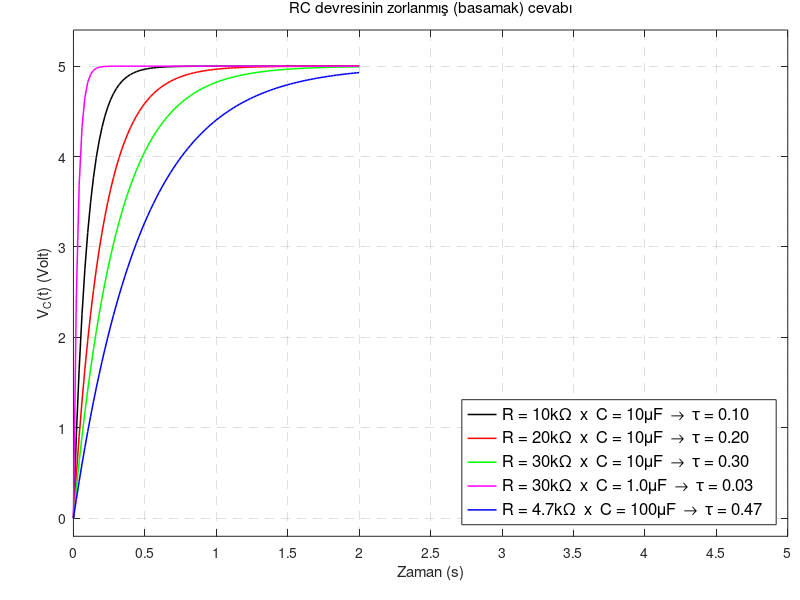
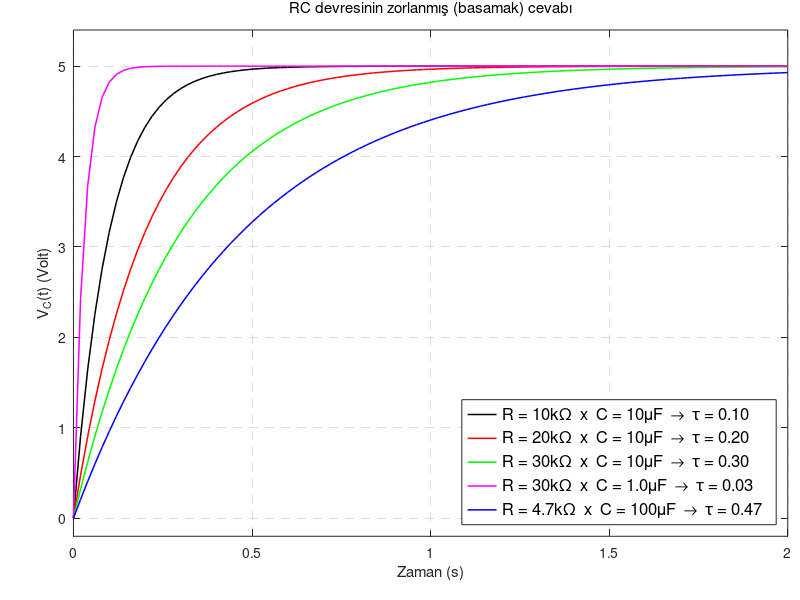

MATLAB code for these plots, in order:
clear all; close all; clc;
T = 2e-2; stopTime = 2; % saniye
R1 = 1e4; % 10k
C1 = 1e-5; % 10uF
R2 = 2e4; C2 = C1;
R3 = 3e4; C3 = C1;
R4 = R3; C4 = 0.1*C1;
R5 = 4700; C5 = 10*C1;
Vc0 = 0;
Vcc = 5;
t = 0:T:stopTime;
Vc1 = Vc0*exp(-(t/(R1*C1))) - Vcc*exp(-(t/(R1*C1))) + Vcc;
Vc2 = Vc0*exp(-(t/(R2*C2))) - Vcc*exp(-(t/(R2*C2))) + Vcc;
Vc3 = Vc0*exp(-(t/(R3*C3))) - Vcc*exp(-(t/(R3*C3))) + Vcc;
Vc4 = Vc0*exp(-(t/(R4*C4))) - Vcc*exp(-(t/(R4*C4))) + Vcc;
Vc5 = Vc0*exp(-(t/(R5*C5))) - Vcc*exp(-(t/(R5*C5))) + Vcc;
fprintf('Zaman sabitleri tau = RC\n');
tau = [R1*C1; R2*C2; R3*C3; R4*C4; R5*C5]
%%
figure(1);
lw = 1.1;
plot(t, Vc1, 'k-', 'linewidth', lw);
hold on;
plot(t, Vc2, 'r-', 'linewidth', lw);
plot(t, Vc3, 'g-', 'linewidth', lw);
plot(t, Vc4, 'm-', 'linewidth', lw);
plot(t, Vc5, 'b-', 'linewidth', lw);
hold off;
set(gca, 'position', [0.0918    0.1062    0.8929    0.8438]);
set(gca,'xtick', [0:0.5:5])
xlabel('Zaman (s)');
ylabel('V_C(t) (Volt)');
title('RC devresinin zorlanmış (basamak) cevabı', 'fontweight', 'normal');
s1 = 1e-3; % scale R values to print them so we have units in kohm
s2 = 1e6; % % scale C values to print them so we have units in uF
leg1 = sprintf('R = %ik\\Omega  x  C = %i\\muF  \\rightarrow  \\tau = %.2f', s1*R1, s2*C1, tau(1));
leg2 = sprintf('R = %ik\\Omega  x  C = %i\\muF  \\rightarrow  \\tau = %.2f', s1*R2, s2*C2, tau(2));
leg3 = sprintf('R = %ik\\Omega  x  C = %i\\muF  \\rightarrow  \\tau = %.2f', s1*R3, s2*C3, tau(3));
leg4 = sprintf('R = %ik\\Omega  x  C = %.1f\\muF  \\rightarrow  \\tau = %.2f', s1*R4, s2*C4, tau(4));
leg5 = sprintf('R = %.1fk\\Omega  x  C = %i\\muF  \\rightarrow  \\tau = %.2f', s1*R5, s2*C5, tau(5));
legend(leg1, leg2, leg3, leg4, leg5, 'location', 'southeast');
set(legend, 'Interpreter', 'tex', 'fontsize', 12);
grid on; set(gca, 'gridlinestyle', '--');
axis([0 5 -0.2 5.4]);
%% generate gif and mp4 video animations
figure(2);
lw = 1.1;
generateGif = false;
generateVideo = false;
if generateVideo
    v = VideoWriter('RC_circuit_step_response.mp4','MPEG-4');
    v.Quality = 100; v.FrameRate = 30;
    open(v);
end
for i=1:length(t)
    cla;
    plot(t(1:i), Vc1(1:i), 'k-', 'linewidth', lw);
    hold on;
    plot(t(1:i), Vc2(1:i), 'r-', 'linewidth', lw);
    plot(t(1:i), Vc3(1:i), 'g-', 'linewidth', lw);
    plot(t(1:i), Vc4(1:i), 'm-', 'linewidth', lw);
    plot(t(1:i), Vc5(1:i), 'b-', 'linewidth', lw);
    hold off;
    set(gca, 'position', [0.0918 0.1062 0.8929 0.8438]);
    xlabel('Zaman (s)');
    ylabel('V_C(t) (Volt)');
    title('RC devresinin zorlanmış (basamak) cevabı', 'fontweight', 'normal');
    s1 = 1e-3; % scale R values to print them so we have units in kohm
    s2 = 1e6; % % scale C values to print them so we have units in uF
    leg1 = sprintf('R = %ik\\Omega  x  C = %i\\muF  \\rightarrow  \\tau = %.2f', s1*R1, s2*C1, tau(1));
    leg2 = sprintf('R = %ik\\Omega  x  C = %i\\muF  \\rightarrow  \\tau = %.2f', s1*R2, s2*C2, tau(2));
    leg3 = sprintf('R = %ik\\Omega  x  C = %i\\muF  \\rightarrow  \\tau = %.2f', s1*R3, s2*C3, tau(3));
    leg4 = sprintf('R = %ik\\Omega  x  C = %.1f\\muF  \\rightarrow  \\tau = %.2f', s1*R4, s2*C4, tau(4));
    leg5 = sprintf('R = %.1fk\\Omega  x  C = %i\\muF  \\rightarrow  \\tau = %.2f', s1*R5, s2*C5, tau(5));
    legend(leg1, leg2, leg3, leg4, leg5, 'location', 'southeast');
    set(legend, 'Interpreter', 'tex', 'fontsize', 12);
    grid on; set(gca, 'gridlinestyle', '--');
    axis([0 2 -0.2 5.4]);
    % make gif animation
    frame = getframe(gcf);
    img = frame2im(frame);
    if generateGif
        [img, cmap] = rgb2ind(img,256);
        if i == 1
            imwrite(img, cmap, 'RC-circuit-step-response.gif', 'gif', 'LoopCount', Inf, 'DelayTime', 0);
        else
            imwrite(img, cmap, 'RC-circuit-step-response.gif', 'gif', 'WriteMode', 'append', 'DelayTime', 0);
        end
    end
    if generateVideo
        writeVideo(v, img);
    end
    %     pause(0.01);
end
if generateVideo
    close(v);
end